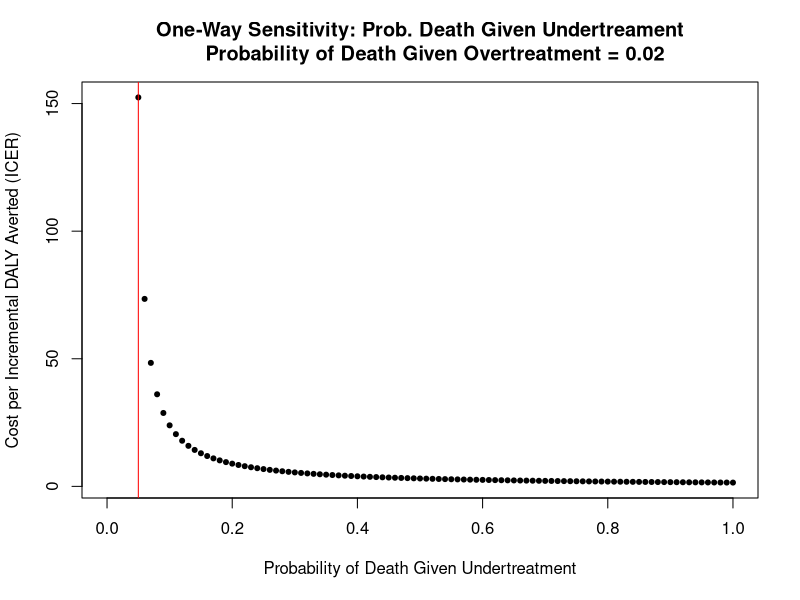
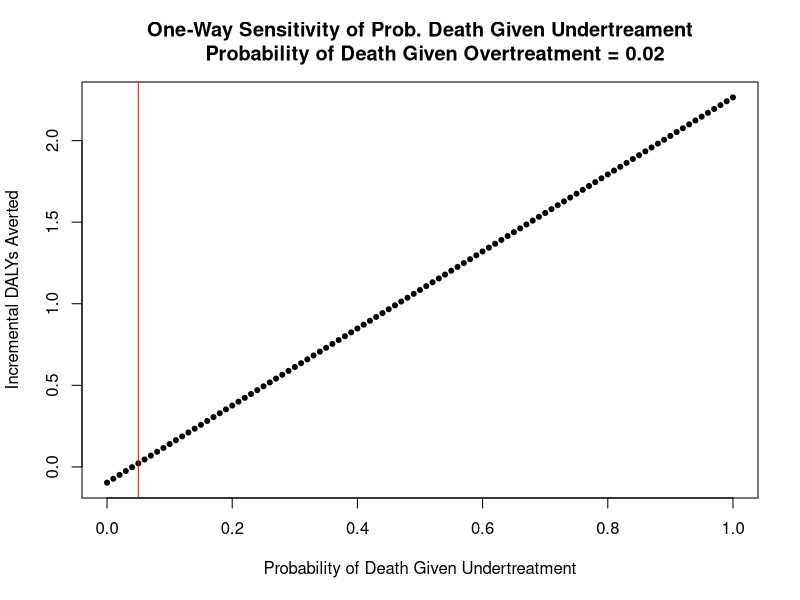
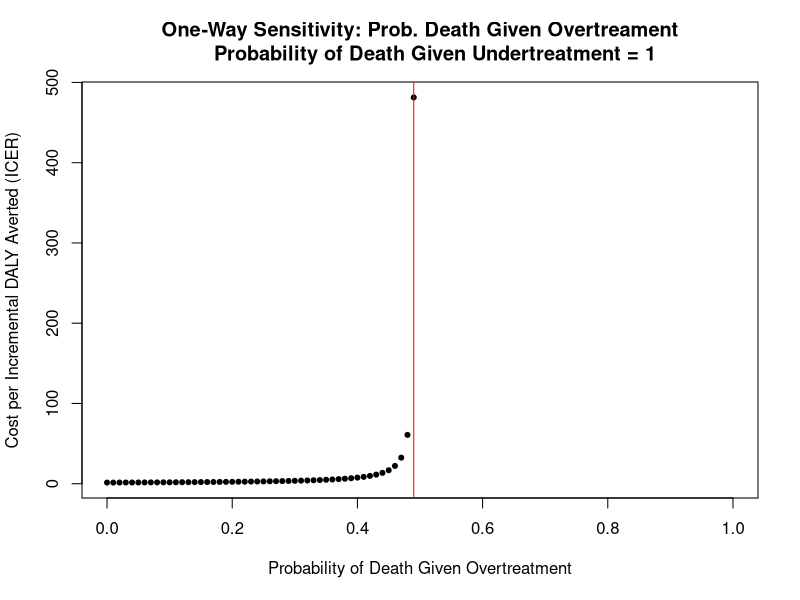
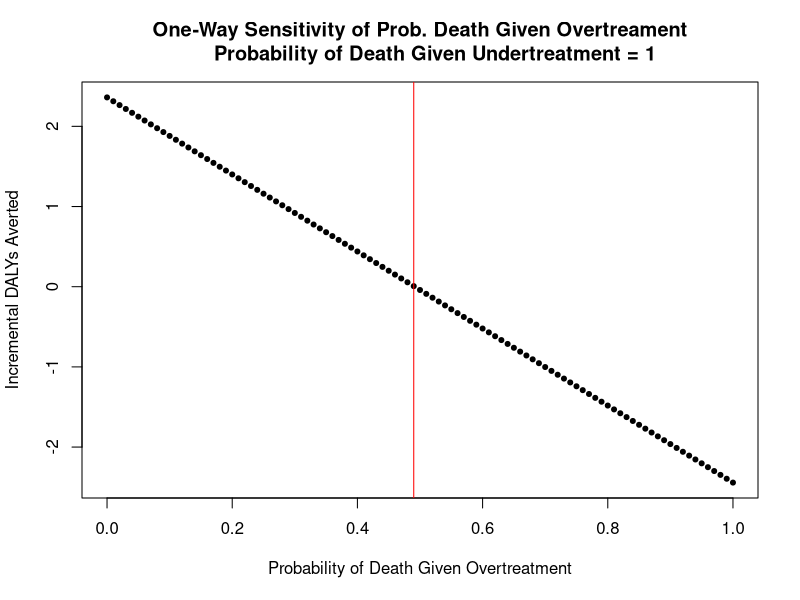
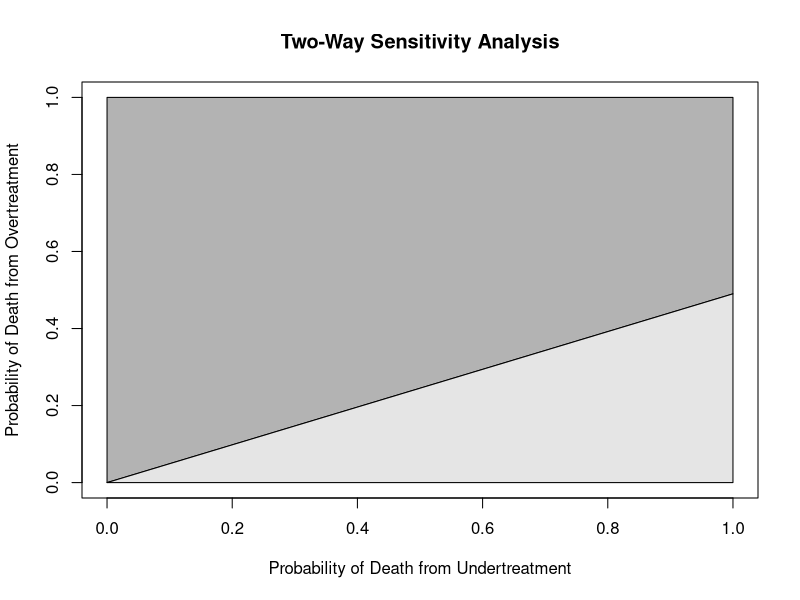
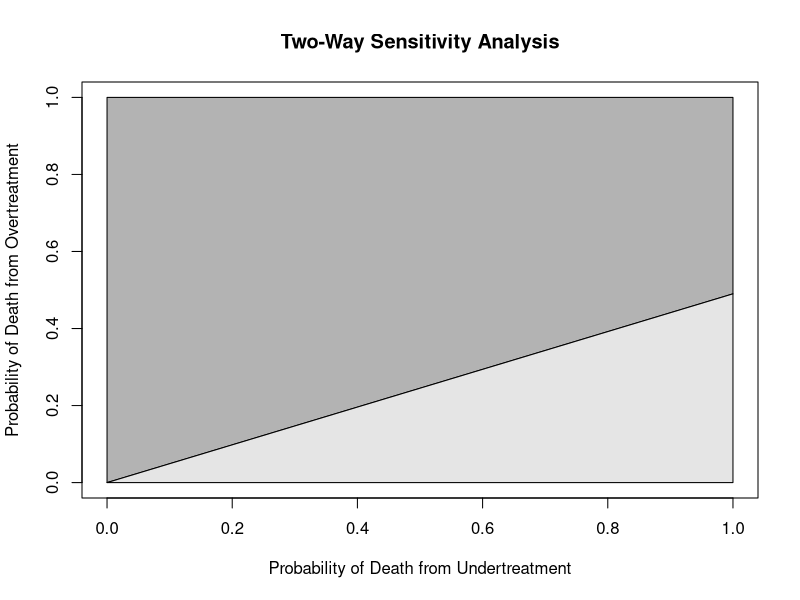

Write R code to recreate these figures, in order.
# loading packages
library(ggplot2)


ICER_fxn <- function(death_gvn_overtreat_prob, death_gvn_undertreat_prob) {
  
  
  # defining all expected costs and all expected DALYs
  # WHO prob
  branch_a <- 0.06812325
  branch_b <- 0.23498925
  branch_c <- 0.0393875
  branch_d <- 0.05125032
  branch_e <- 0.30279966
  branch_f <- 0.07735002
  branch_g <- 0.00988057
  branch_h <- 0.13161281
  branch_i <- 0.08460662
  
  # NIRUDAK
  branch_j <- 0.10285635
  branch_k <- 0.28938165
  branch_l <- 0.032262
  branch_m <- 0.02196501
  branch_n <- 0.21924172
  branch_o <- 0.05049327
  branch_p <- 0.0046827
  branch_q <- 0.16037538
  branch_r <- 0.1187703
  
  # WHO costs
  branch_a_cost <- 97.04
  branch_b_cost <-100.36
  branch_c_cost <-102.37
  branch_d_cost <-27.91
  branch_e_cost <-26.65
  branch_f_cost <-17.19
  branch_g_cost <-9.92
  branch_h_cost <-12.87
  branch_i_cost <-14.37
  
  # NIRUDAK costs
  branch_j_cost <-96.82
  branch_k_cost <-93.91
  branch_l_cost <-96.02
  branch_m_cost <-26.09
  branch_n_cost <-27.27
  branch_o_cost <-28.92
  branch_p_cost <-16.53
  branch_q_cost <-14.17
  branch_r_cost <-6.88
  
  # listing mean DALYs lost conditional on dying; doesn't vary w/ sensitivity analysis
  # WHO
  # death from overtreatment
  mean_DALYs_lost_if_die_branch_b <- 44.97
  mean_DALYs_lost_if_die_branch_c <- 35.09
  # death from undertreatment
  mean_DALYs_lost_if_die_branch_d <- 58.99
  mean_DALYs_lost_if_die_branch_g <- 64.02
  
  # NIRUDAK
  # death from overtreatment
  mean_DALYs_lost_if_die_branch_k <- 52.41
  mean_DALYs_lost_if_die_branch_l <- 49.18
  # death from undertreatment
  mean_DALYs_lost_if_die_branch_m <- 48.32
  mean_DALYs_lost_if_die_branch_p <- 49.92
  
  # expected DALYs lost conditional on making it to that branch endpoint
  # WHO
  branch_a_DALY <- 0
  branch_b_DALY <- death_gvn_overtreat_prob*mean_DALYs_lost_if_die_branch_b
  branch_c_DALY <- death_gvn_overtreat_prob*mean_DALYs_lost_if_die_branch_c
  branch_d_DALY <- death_gvn_undertreat_prob*mean_DALYs_lost_if_die_branch_d
  branch_e_DALY <- 0
  branch_f_DALY <- 0
  branch_g_DALY <- death_gvn_undertreat_prob*mean_DALYs_lost_if_die_branch_g
  branch_h_DALY <- 0
  branch_i_DALY <- 0
  
  # NIRUDAK
  branch_j_DALY <- 0
  branch_k_DALY <- death_gvn_overtreat_prob*mean_DALYs_lost_if_die_branch_k
  branch_l_DALY <- death_gvn_overtreat_prob*mean_DALYs_lost_if_die_branch_l
  branch_m_DALY <- death_gvn_undertreat_prob*mean_DALYs_lost_if_die_branch_m
  branch_n_DALY <- 0
  branch_o_DALY <- 0
  branch_p_DALY <- death_gvn_undertreat_prob*mean_DALYs_lost_if_die_branch_p
  branch_q_DALY <- 0
  branch_r_DALY <- 0
  
  # calculating expected costs
  # WHO
  branch_a_expected_cost <- branch_a_cost*branch_a
  branch_b_expected_cost <- branch_b_cost*branch_b
  branch_c_expected_cost <- branch_c_cost*branch_c
  branch_d_expected_cost <- branch_d_cost*branch_d
  branch_e_expected_cost <- branch_e_cost*branch_e
  branch_f_expected_cost <- branch_f_cost*branch_f
  branch_g_expected_cost <- branch_g_cost*branch_g
  branch_h_expected_cost <- branch_h_cost*branch_h
  branch_i_expected_cost <- branch_i_cost*branch_i
  
  #NIRUDAK
  branch_j_expected_cost <- branch_j_cost*branch_j
  branch_k_expected_cost <- branch_k_cost*branch_k
  branch_l_expected_cost <- branch_l_cost*branch_l
  branch_m_expected_cost <- branch_m_cost*branch_m
  branch_n_expected_cost <- branch_n_cost*branch_n
  branch_o_expected_cost <- branch_o_cost*branch_o
  branch_p_expected_cost <- branch_p_cost*branch_p
  branch_q_expected_cost <- branch_q_cost*branch_q
  branch_r_expected_cost <- branch_r_cost*branch_r
  
  # calculating expected DALYs
  # WHO
  branch_a_expected_DALY <- branch_a_DALY*branch_a
  branch_b_expected_DALY <- branch_b_DALY*branch_b
  branch_c_expected_DALY <- branch_c_DALY*branch_c
  branch_d_expected_DALY <- branch_d_DALY*branch_d
  branch_e_expected_DALY <- branch_e_DALY*branch_e
  branch_f_expected_DALY <- branch_f_DALY*branch_f
  branch_g_expected_DALY <- branch_g_DALY*branch_g
  branch_h_expected_DALY <- branch_h_DALY*branch_h
  branch_i_expected_DALY <- branch_i_DALY*branch_i
  
  # NIRUDAK
  branch_j_expected_DALY <- branch_j_DALY*branch_j
  branch_k_expected_DALY <- branch_k_DALY*branch_k
  branch_l_expected_DALY <- branch_l_DALY*branch_l
  branch_m_expected_DALY <- branch_m_DALY*branch_m
  branch_n_expected_DALY <- branch_n_DALY*branch_n
  branch_o_expected_DALY <- branch_o_DALY*branch_o
  branch_p_expected_DALY <- branch_p_DALY*branch_p
  branch_q_expected_DALY <- branch_q_DALY*branch_q
  branch_r_expected_DALY <- branch_r_DALY*branch_r
  
  # calculating ICER
  # total expected costs
  WHO_total_expected_cost <- sum(branch_a_expected_cost, branch_b_expected_cost, branch_c_expected_cost, branch_d_expected_cost,
                                 branch_e_expected_cost, branch_f_expected_cost, branch_g_expected_cost, branch_h_expected_cost,
                                 branch_i_expected_cost)
  
  NIRUDAK_total_expected_cost <- sum(branch_j_expected_cost, branch_k_expected_cost, branch_l_expected_cost, branch_m_expected_cost,
                                     branch_n_expected_cost, branch_o_expected_cost, branch_p_expected_cost, branch_q_expected_cost,
                                     branch_r_expected_cost)
  
  # total expected DALYs
  WHO_total_expected_DALYs <- sum(branch_a_expected_DALY, branch_b_expected_DALY, branch_c_expected_DALY, branch_d_expected_DALY,
                                  branch_e_expected_DALY, branch_f_expected_DALY, branch_g_expected_DALY, branch_h_expected_DALY,
                                  branch_i_expected_DALY)
  
  NIRUDAK_total_expected_DALYs <-sum(branch_j_expected_DALY, branch_k_expected_DALY, branch_l_expected_DALY, branch_m_expected_DALY,
                                     branch_n_expected_DALY, branch_o_expected_DALY, branch_p_expected_DALY, branch_q_expected_DALY,
                                     branch_r_expected_DALY)
  # incremental costs and DALYs
  incremental_costs <- NIRUDAK_total_expected_cost-WHO_total_expected_cost
  incremental_DALYs <-NIRUDAK_total_expected_DALYs-WHO_total_expected_DALYs
  # negative sign preserves usual interpretation of ICER
  incremental_DALYs_averted <- -incremental_DALYs
  
  # ICER
  ICER = (incremental_costs)/(incremental_DALYs_averted)
  
  results_vec <- c(ICER, incremental_costs, incremental_DALYs_averted, incremental_DALYs, NIRUDAK_total_expected_cost, WHO_total_expected_cost, NIRUDAK_total_expected_DALYs, WHO_total_expected_DALYs)
  
  names(results_vec) <- c("ICER", "Incremental Costs", "Incremental DALYs Averted", "Incremental DALYs", "NIRUDAK Total Expected Costs", "WHO Total Expected Costs", "NIRUDAK Total Expected DALYs", "WHO Total Expected DALYs")
  
  return(results_vec)
  
}
# end of function

# not sure what we are using this for? ostensibly to input into the for loop
# results_iteration1 <- ICER_fxn(death_gvn_overtreat_prob = 0.02, death_gvn_undertreat_prob = 1)

# varying the probability of death from UNDERtreatment
prob_die_gvn_undertreat_grid <- seq(0, 1, 0.01)

# varying the probability of death from OVERtreatment
prob_die_gvn_overtreat_grid <- seq(0, 1, 0.01)

# UNDERtreat: creating empty matrix to store results (M)
ncol_used <- length(ICER_fxn(0, 1))
M_col_names <- names(ICER_fxn(0,1))
M <- matrix(NA, nrow=length(prob_die_gvn_undertreat_grid), ncol = ncol_used)
colnames(M) <- M_col_names

# OVERtreat: creating empty matrix to store results (M_overtreat)
M_overtreat <- matrix(NA, nrow=length(prob_die_gvn_overtreat_grid), ncol = ncol_used)
colnames(M_overtreat) <- M_col_names

# base case probabilities
death_gvn_overtreat_prob <- 0.02
death_gvn_undertreat_prob <- 1

# UNDERTREATMENT: creating loop (filling the matrix)
for (i in 1:length(prob_die_gvn_undertreat_grid)){
  M[i, ] = ICER_fxn(death_gvn_overtreat_prob = 0.02, death_gvn_undertreat_prob = prob_die_gvn_undertreat_grid[i])
}

# if the probability of death from undertreatment is greater than or equal to 0.05, NIRUDAK is more costly but more effective

# for a probability of death from undertreatment less than 0.05, NIRUDAK is dominated by WHO (i.e., NIRUDAK is more expensive
# but less effective)

# all of the above is conditional on keeping the probability of death from overtreatment constant at 0.02

# finding the threshold at which ICER changes from positive to negative (i.e., dominance changes)
nondominated_undertreat_index <- which(M[,"ICER"] > 0)

# generating plot
# y axis: ICER (first column of the matrix)
# x axis: varied probabilities of due to undertreatment
plot(prob_die_gvn_undertreat_grid[nondominated_undertreat_index], M[nondominated_undertreat_index, 1], 
     xlim = c(0,1), main = "One-Way Sensitivity: Prob. Death Given Undertreament
     Probability of Death Given Overtreatment = 0.02",
     pch=20, xlab = "Probability of Death Given Undertreatment", ylab = "Cost per Incremental DALY Averted (ICER)")

# minimum value for which NIRUDAK is not dominated; for any probabilities to the left, NIRUDAK is dominated
abline(v=prob_die_gvn_undertreat_grid[min(nondominated_undertreat_index)], lty = 1, col="red")


# NEW PLOT UNDERTREATMENT, Y-AXIS IS INCREMENTAL DALYs AVERTED (by NIRUDAK)
plot(prob_die_gvn_undertreat_grid, M[, "Incremental DALYs Averted"], 
     xlim = c(0,1), main = "One-Way Sensitivity of Prob. Death Given Undertreament
     Probability of Death Given Overtreatment = 0.02",
     pch=20, xlab = "Probability of Death Given Undertreatment", ylab = "Incremental DALYs Averted")

# minimum value for which NIRUDAK is not dominated; for any probabilities to the left, NIRUDAK is dominated
abline(v=prob_die_gvn_undertreat_grid[min(nondominated_undertreat_index)], lty = 1, col="red")
# with a WTP, this would tell you when (on the right of the red line) would prefer NIRUDAK over WHO

################################################################################
# OVERTREATMENT: creating loop (filling the matrix)
for (i in 1:length(prob_die_gvn_overtreat_grid)){
  M_overtreat[i, ] = ICER_fxn(death_gvn_overtreat_prob = prob_die_gvn_overtreat_grid[i], death_gvn_undertreat_prob = 1)
}

nondominated_overtreat_index <- which(M_overtreat[,"ICER"] > 0)

# generating plot
# y axis: ICER (first column of the matrix)
# x axis: varied probabilities of due to undertreatment
# dev.new()
plot(prob_die_gvn_overtreat_grid[nondominated_overtreat_index], M_overtreat[nondominated_overtreat_index, 1], 
     xlim = c(0,1), main = "One-Way Sensitivity: Prob. Death Given Overtreament
     Probability of Death Given Undertreatment = 1",
     pch=20, xlab = "Probability of Death Given Overtreatment", ylab = "Cost per Incremental DALY Averted (ICER)")

# minimum value for which NIRUDAK is not dominated; for any probabilities to the left, NIRUDAK is dominated
abline(v=prob_die_gvn_overtreat_grid[max(nondominated_overtreat_index)], lty = 1, col="red")

# NIRUDAK never dominates because it's more expensive
# but for most of the probability range, it is below the WTP threshold

# in the undertreatment graph, to the left of the red line, WHO dominates
# in the overtreatment graph, to the right of the red line, WHO dominates

# NEW PLOT OVERTREATMENT, Y-AXIS IS INCREMENTAL DALYs AVERTED (by NIRUDAK)
plot(prob_die_gvn_overtreat_grid, M_overtreat[, "Incremental DALYs Averted"], 
     xlim = c(0,1), main = "One-Way Sensitivity of Prob. Death Given Overtreament
     Probability of Death Given Undertreatment = 1",
     pch=20, xlab = "Probability of Death Given Overtreatment", ylab = "Incremental DALYs Averted")

# minimum value for which NIRUDAK is not dominated; for any probabilities to the left, NIRUDAK is dominated
abline(v=prob_die_gvn_overtreat_grid[max(nondominated_overtreat_index)], lty = 1, col="red")

################################################################################
# TWO WAY SENSITIVITY ANALYSIS (probability of death from overtreatment AND from undertreatment)
# in this analysis, neither the probability of death from undertreatment and death from overtreatment
# are held constant

M_twoway_ICER <- M_twoway_inc_costs <- M_twoway_inc_DALYs_averted <-  M_twoway_WHO_costs <- 
  M_twoway_WHO_DALYs_averted <-
  M_twoway_NIRUDAK_costs <- 
  M_twoway_NIRUDAK_DALYs_averted <- matrix(data=NA, 
                                           nrow = length(prob_die_gvn_undertreat_grid),
                                           ncol = length(prob_die_gvn_overtreat_grid))

colnames(M_twoway_ICER) <- colnames(M_twoway_inc_costs) <- 
  colnames(M_twoway_WHO_costs) <- colnames(M_twoway_WHO_DALYs_averted) <- colnames(M_twoway_NIRUDAK_costs)<-
  colnames(M_twoway_NIRUDAK_DALYs_averted)<-colnames(M_twoway_inc_DALYs_averted) <-
  paste("prdieOvr=", prob_die_gvn_overtreat_grid, sep = "")

rownames(M_twoway_ICER) <- rownames(M_twoway_inc_costs) <- 
  rownames(M_twoway_WHO_costs) <- rownames(M_twoway_WHO_DALYs_averted) <-  rownames(M_twoway_NIRUDAK_costs)<-
  rownames(M_twoway_NIRUDAK_DALYs_averted) <-
  rownames(M_twoway_inc_DALYs_averted) <- paste("prdieUndr=", prob_die_gvn_undertreat_grid, sep = "")

for (i in 1:length(prob_die_gvn_undertreat_grid)) {
  for (j in 1:length(prob_die_gvn_overtreat_grid)) {
    M_twoway_ICER[i,j] = round(ICER_fxn(death_gvn_overtreat_prob = prob_die_gvn_overtreat_grid[j], death_gvn_undertreat_prob = prob_die_gvn_undertreat_grid[i])["ICER"], 2)
    M_twoway_inc_costs[i,j] = round(ICER_fxn(death_gvn_overtreat_prob = prob_die_gvn_overtreat_grid[j], death_gvn_undertreat_prob = prob_die_gvn_undertreat_grid[i])["Incremental Costs"], 2)
    M_twoway_inc_DALYs_averted[i,j] = round(ICER_fxn(death_gvn_overtreat_prob = prob_die_gvn_overtreat_grid[j], death_gvn_undertreat_prob = prob_die_gvn_undertreat_grid[i])["Incremental DALYs Averted"], 2)
    M_twoway_WHO_costs[i,j] = round(ICER_fxn(death_gvn_overtreat_prob = prob_die_gvn_overtreat_grid[j], death_gvn_undertreat_prob = prob_die_gvn_undertreat_grid[i])["WHO Costs"], 2)
    M_twoway_WHO_DALYs_averted[i,j] = round(ICER_fxn(death_gvn_overtreat_prob = prob_die_gvn_overtreat_grid[j], death_gvn_undertreat_prob = prob_die_gvn_undertreat_grid[i])["WHO DALYs Averted"], 2)
    M_twoway_NIRUDAK_costs[i,j] = round(ICER_fxn(death_gvn_overtreat_prob = prob_die_gvn_overtreat_grid[j], death_gvn_undertreat_prob = prob_die_gvn_undertreat_grid[i])["NIRUDAK Costs"], 2)
    M_twoway_NIRUDAK_DALYs_averted[i,j] = round(ICER_fxn(death_gvn_overtreat_prob = prob_die_gvn_overtreat_grid[j], death_gvn_undertreat_prob = prob_die_gvn_undertreat_grid[i])["NIRUDAK DALYs Averted"], 2)
  }
}

# sanity check - NIRUDAK is more expensive
any(M_twoway_inc_costs < 0)

# setting arbitrary willingness to pay (WTP) threshold
WTP = 10

# two_way_sense_fxn is a function that ultimately generates the two-way sensitivity plot
two_way_sense_fxn <- function (WTP, doplot=TRUE){
  
  threshold_probs <- matrix(NA, length(prob_die_gvn_undertreat_grid), 2)
  threshold_probs[,1] <- prob_die_gvn_undertreat_grid
  colnames(threshold_probs) <- c("prob_death_undertreat", "prob_death_overtreat_threshold")
  
  for (i in 1:dim(M_twoway_ICER)[1]) {
    if (any(M_twoway_ICER[i,]>0 & M_twoway_ICER[i,] < WTP)) {
      max(which(WTP > M_twoway_ICER[i,] & M_twoway_ICER[i,] > 0))
      temp_prob <- prob_die_gvn_overtreat_grid[max(which(WTP > M_twoway_ICER[i,] & M_twoway_ICER[i,] > 0))]
      threshold_probs[i,2] <- temp_prob
    } else {threshold_probs[i,2] = NA}
  }
  
  if (doplot){
    plot(threshold_probs, pch = "", xlim = c(0,1), ylim = c(0,1), 
         xlab = "Probability of Death from Undertreatment", ylab = "Probability of Death from Overtreatment",
         main = "Two-Way Sensitivity Analysis")
  polygon(x = c(0, 0, 1, 1), y =c(0, 1, 1, 0.49), angle = .458, border = NULL, col = "gray70")
  polygon(x = c(0, 1, 1), y =c(0, 0, 0.49), angle = .458, border = NULL, col = "gray90")
  }
  return(threshold_probs)
  }

# dark gray (gray70) = the parameter space where WHO dominates NIRUDAK
# light gray (gray90) = the parameter space where NIRUDAK preferred over WHO
# legend('topleft', legend=c("WHO dominates NIRUDAK", "NIRUDAK preferred over WHO"), 
# col=c("gray70", "gray90"), pch=20)

# text below to be explained in figure legend (caption)
# NIRUDAK is dominated over the line
# WHO model WTP = $4244.20 (double 2019 Bangladesh GDP per capita)
# 2019 GDP per capita in Bangladesh, according to the World Bank = 2122.1
# WHO recommends less than 3x GDP per capita
# threshold line demarcating optimal decisions

# WTP at 1x GDP per capita
two_way_sense_fxn(2122.1)

# WTP at 2x GDP per capita
results_2x_GDP <- two_way_sense_fxn(4244.2)

################################################################################
# probabilistic sensitivity analysis (average over input uncertainty; characterizes uncertainty in the output)
# need to put distributions on the inputs and sampling over the distribution
# this is done after the two way
################################################################################


